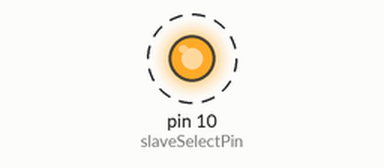
A sketch run on a simulated Arduino Uno, built with avr-gcc and run on an emulated ATmega328P. On the bench: output pins drawn as LEDs (lit = HIGH). Dashed ring = blinking.

Above: at 0.6 s.
Timing chart, 0 to 3.2 s (numbered marks = the images above):
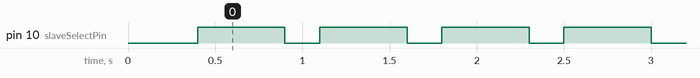

Measured:
- by itself, pin 10 (slaveSelectPin): alternates HIGH for 0.50 s and LOW for 0.20 s

The sketch:

test_digipot.ino
```cpp
/*
 The AD8400 is SPI-compatible. To command it you send two bytes.
 The first byte is the channel number starting at zero: (0)
 The second byte is the resistance value for the channel: (0 - 255).
  * CS - to digital pin 10  (SS pin)
  * SDI - to digital pin 11 (MOSI pin)
  * CLK - to digital pin 13 (SCK pin)
*/

#include <SPI.h>
// set pin 10 as the slave select for the digital pot:
const int slaveSelectPin=10;
const int channel=0;
// const int shutDownPin = 7;

void setup(){
//clock to 1MHz
  CLKPR=0x80,
  CLKPR=0x02; //baud rate = 1200??
 // CLKPR=0x04; baud rate = 600
  // set the slaveSelectPin as an output
  pinMode (slaveSelectPin, OUTPUT);
  // initialize SPI
  SPI.begin();
  //Set all pots to zero as a starting point
  digitalPotWrite(0,0);
}

void loop(){
  digitalPotWrite(0,5);
  delay(500);
  digitalPotWrite(0,10);
  delay(500);
  digitalPotWrite(0,15);
  delay(500);
  digitalPotWrite(0,20);
  delay(500);
  digitalPotWrite(0,40);
  delay(500);
  digitalPotWrite(0,60);
  delay(500);
  digitalPotWrite(0,80);
  delay(500);
  digitalPotWrite(0,110);
  delay(500);
  digitalPotWrite(0,140);
  delay(500);
}

void digitalPotWrite(int address, int value) {
  // take the SS pin low to select the chip:
  digitalWrite(slaveSelectPin, LOW);
  delay(100);
  //  send in the address and value via SPI:
  SPI.transfer(address);
  SPI.transfer(value);
  // take the SS pin high to de-select the chip:
  delay(100);
  digitalWrite(slaveSelectPin, HIGH);
}
```
